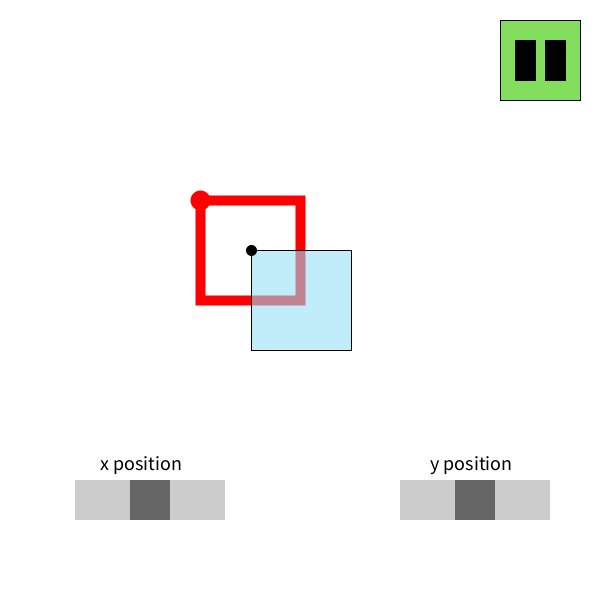
Frame 1 (no input)
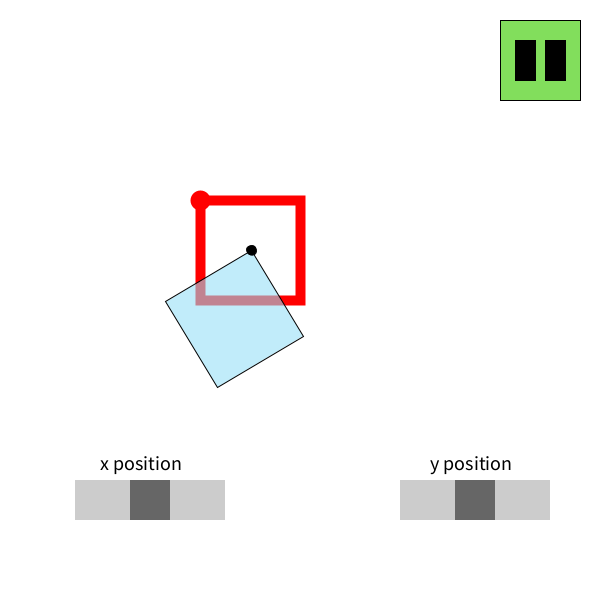
Frame 60 (the mouse pressed at the canvas centre just before this capture)
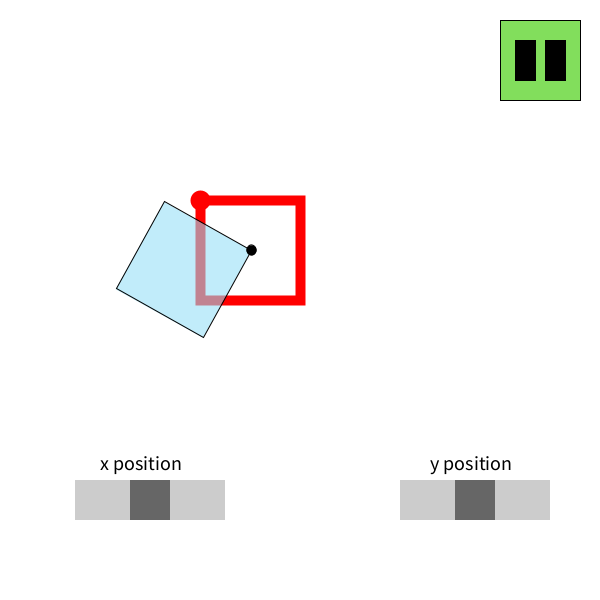
Frame 120 (the mouse held since frame 60 and released just before this capture)

The Processing sketch that drew these frames (run headless with seeded random() and noise(); from frame 60 on, the mouse is pressed at the canvas centre):

// Processing sketch: TranslateRotateExplore
// ── TranslateRotateExplore.pde
// Rachel Menzies

// This sketch is to show how the drawing area can be
//    rotated around the (0,0) point when the area is
//    both translated to a new position and rotated 
//    around (0,0).

// Move the x and y positions to see how this affects the 
//    position of the drawing area.

HScrollbar horizontal, vertical;
float posX = 0;
float posY = 0;
int xSlider_xPos = 75;
int xSlider_yPos = 500;
int ySlider_xPos = 400;
int ySlider_yPos = 500;


int transX = 200;
int transY = 200;
int bgX = 200;
int bgY = 200;
int deg = 0;
int w = 100;
int h = 100;
color c = color(150, 222, 247);

boolean rotate = true;
int btnX = 500;
int btnY = 20;
int btnW = 80;
int btnH = 80;





void setup() {
  size(600, 600);
     
  horizontal = new HScrollbar(xSlider_xPos, xSlider_yPos, 150, 40,1);
  vertical = new HScrollbar(ySlider_xPos, ySlider_yPos, 150, 40,1);
}

void draw() {
  background(255);  

  // RED SQUARE IN BACKGROUND
  pushMatrix();
  translate(bgX, bgY);
  noFill();
  strokeWeight(10);
  stroke(255, 0, 0);
  rect(0, 0, w, h);
  ellipse(0, 0, 10, 10);
  popMatrix();
  
  // GET POSITIONS OF X AND Y FOR ROTATING SQUARE
  horizontal.update();
  horizontal.display();
  posX = horizontal.getPos();
  posX = map(posX,100,250,0,100); // from 100-250 (center of rect) to 0-100
  
  vertical.update();
  vertical.display();
  posY = vertical.getPos();
  posY = map(posY,545,695,0,100); // from 545-695 (center of rect) to 0-100
  println(posY);
  
  
  // DRAW ROTATING SQUARE
  pushMatrix();
  translate(transX, transY);
  translate(posX,posY);
  rotate(radians(deg));
  strokeWeight(1);
  stroke(0);
  fill(c,150);
  rect(0, 0, w, h);
  fill(0);
  ellipse(0,0,10,10);
  if(rotate){deg=deg+1;}
  popMatrix();
  
  // DRAW SLIDER LABELS
  textSize(20);
  text("x position",100,470);
  text("y position",430,470);
  
  // DRAW PLAY / PAUSE BUTTON
  fill(130,222,92);
  rect(btnX,btnY,btnW,btnH);

  fill(0);
  if(rotate){
    rect(515,40,20,40);
    rect(545,40,20,40);
  }
  else{
    triangle(520,40,520,80,560,60);
  }

}

void mouseClicked(){
  if(mouseX>btnX && mouseY>btnY && mouseX<btnX+btnW && mouseY<btnY+btnH){
    if(rotate){
      rotate=false;
    }
    else{
      rotate=true;
    }
  }
}
  
  
  
  
  
  
  
class HScrollbar {
  int swidth, sheight;    // width and height of bar
  float xpos, ypos;       // x and y position of bar
  float spos, newspos;    // x position of slider
  float sposMin, sposMax; // max and min values of slider
  int loose;              // how loose/heavy
  boolean over;           // is the mouse over the slider?
  boolean locked;
  float ratio;

  HScrollbar (float xp, float yp, int sw, int sh, int l) {
    swidth = sw;
    sheight = sh;
    int widthtoheight = sw - sh;
    ratio = (float)sw / (float)widthtoheight;
    xpos = xp;
    ypos = yp-sheight/2;
    spos = xpos + swidth/2 - sheight/2;
    newspos = spos;
    sposMin = xpos;
    sposMax = xpos + swidth - sheight;
    loose = l;
  }

  void update() {
    if (overEvent()) {
      over = true;
    } else {
      over = false;
    }
    if (mousePressed && over) {
      locked = true;
    }
    if (!mousePressed) {
      locked = false;
    }
    if (locked) {
      newspos = constrain(mouseX-sheight/2, sposMin, sposMax);
    }
    if (abs(newspos - spos) > 1) {
      spos = spos + (newspos-spos)/loose;
    }
  }

  float constrain(float val, float minv, float maxv) {
    return min(max(val, minv), maxv);
  }

  boolean overEvent() {
    if (mouseX > xpos && mouseX < xpos+swidth &&
       mouseY > ypos && mouseY < ypos+sheight) {
      return true;
    } else {
      return false;
    }
  }

  void display() {
    noStroke();
    fill(204);
    rect(xpos, ypos, swidth, sheight);
    if (over || locked) {
      fill(0, 0, 0);
    } else {
      fill(102, 102, 102);
    }
    rect(spos, ypos, sheight, sheight);
  }

  float getPos() {
    // Convert spos to be values between
    // 0 and the total width of the scrollbar
    return spos * ratio;
  }
  

}
